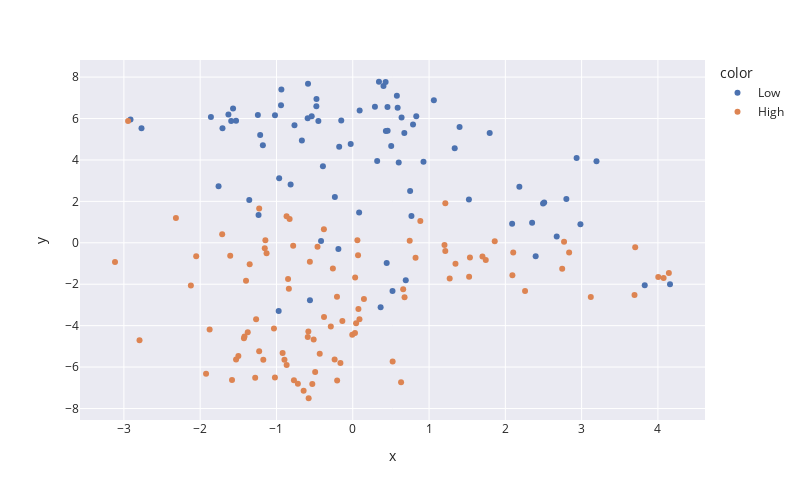

Source (notebook cell):
### Markdown cell above
ลอง Plot ข้อมูลเพื่อตรวจสอบ Cluster

### Code cell
# Plot with plotly
# {0: Economic, 1: Environment; 2: Health, 3: Human, 4: Politic, 5: All}
i = 5
fig = px.scatter(x = X[i], y = Y[i], color = dataFrame[i].iloc[:,-1],  hover_name=country, 
                template = 'seaborn', width = 800, height = 500
                )

fig.show()

### Figure 1 — Plotly figure (JSON) as saved in the notebook; plotly's stock layout.template omitted (floating-point values rounded to 4 significant figures)
{"data": [{"hovertemplate": "<b>%{hovertext}</b><br><br>color=Low<br>x=%{x}<br>y=%{y}<extra></extra>", "hovertext": ["Afghanistan", "Angola", "Azerbaijan", "Bahrain", "Bangladesh", "Barbados", "Belize", "Benin", "Botswana", "Bulgaria", "Burkina Faso", "Burundi", "Cambodia", "Cameroon", "Central African Republic", "Chad", "Comoros", "Congo (Dem. Rep.)", "Congo (Rep.)", "Cote d'Ivoire", "Djibouti", "Dominican Republic", "Egypt", "Equatorial Guinea", "Eritrea", "Eswatini", "Ethiopia", "Gabon", "Gambia, The", "Ghana", "Guatemala", "Guinea", "Guinea-Bissau", "Haiti", "Iran", "Iraq", "Kenya", "Korea (Dem. People’s Rep.)", "Laos", "Lebanon", "Lesotho", "Liberia", "Libya", "Madagascar", "Malawi", "Mali", "Mauritania", "Mauritius", "Moldova", "Mongolia", "Mozambique", "Myanmar", "Nepal", "Niger", "Nigeria", "North Macedonia", "Pakistan", "Papua New Guinea", "Philippines", "Qatar", "Rwanda", "Senegal", "Sierra Leone", "Solomon Islands", "Somalia", "South Africa", "South Sudan", "Sudan", "Syria", "Tajikistan", "Tanzania", "Timor-Leste", "Togo", "Turkmenistan", "Uganda", "Venezuela", "Yemen", "Zambia", "Zimbabwe"], "legendgroup": "Low", "marker": {"color": "rgb(76,114,176)", "symbol": "circle"}, "mode": "markers", "name": "Low", "orientation": "v", "showlegend": true, "type": "scatter", "x": [-0.1778, -0.7639, 2.398, 3.827, 1.522, -0.9712, -0.4157, 0.8326, 2.934, 0.3654, 0.5884, -0.9405, -0.8146, -0.5382, -0.5864, 0.4028, 0.6761, -0.4757, -1.214, 0.6399, 1.795, -0.1882, 2.089, -0.6668, 0.4339, -2.769, -1.244, -1.178, 0.7899, 0.6025, -1.235, -0.4772, 0.4549, 0.4571, 2.984, 2.494, -1.593, 2.184, -0.9648, 2.673, -2.913, 0.2906, 2.8, -0.4509, -1.63, 0.09037, 1.4, -0.5611, 0.6947, 0.4447, -1.569, -0.3912, -1.759, 1.063, 0.5782, 0.521, 0.32, 0.504, 0.7693, 4.158, -1.708, 0.9271, -0.9359, 0.08345, 0.4308, 3.195, 0.3435, -0.02683, 2.51, -1.357, -0.5911, 0.7521, -0.1508, 2.351, -1.53, -0.2347, 1.336, -1.859, -1.019], "xaxis": "x", "y": [4.642, 5.68, -0.6553, -2.05, 2.092, -3.294, 0.09126, 6.104, 4.096, -3.117, 6.52, 6.642, 2.816, 6.11, 7.677, 7.576, 5.295, 6.942, 5.202, 6.048, 5.304, -0.2947, 0.9213, 4.937, 5.393, 5.535, 6.166, 4.704, 5.709, 3.872, 1.336, 6.588, 6.555, 5.406, 0.898, 1.901, 5.881, 2.709, 3.117, 0.3043, 5.953, 6.567, 2.111, 5.877, 6.188, 6.388, 5.596, -2.777, -1.808, -0.9745, 6.479, 3.693, 2.728, 6.882, 7.093, -2.333, 3.949, 4.674, 1.291, -2.004, 5.526, 3.917, 7.398, 1.468, 7.761, 3.943, 7.775, 4.769, 1.949, 2.07, 6.017, 2.5, 5.9, 0.9629, 5.891, 2.205, 4.563, 6.07, 6.158], "yaxis": "y"}, {"hovertemplate": "<b>%{hovertext}</b><br><br>color=High<br>x=%{x}<br>y=%{y}<extra></extra>", "hovertext": ["Albania", "Algeria", "Argentina", "Armenia", "Australia", "Austria", "Bahamas", "Belarus", "Belgium", "Bhutan", "Bolivia", "Bosnia and Herzegovina", "Brazil", "Brunei Darussalam", "Cabo Verde", "Canada", "Chile", "China", "Colombia", "Costa Rica", "Croatia", "Cuba", "Cyprus", "Czech Republic", "Denmark", "Ecuador", "El Salvador", "Estonia", "Fiji", "Finland", "France", "Georgia", "Germany", "Greece", "Guyana", "Honduras", "Hungary", "Iceland", "India", "Indonesia", "Ireland", "Israel", "Italy", "Jamaica", "Japan", "Jordan", "Kazakhstan", "Korea (Rep.)", "Kosovo", "Kuwait", "Kyrgyzstan", "Latvia", "Lithuania", "Luxembourg", "Malaysia", "Maldives", "Malta", "Mexico", "Montenegro", "Morocco", "Namibia", "Netherlands", "New Zealand", "Nicaragua", "Norway", "Oman", "Panama", "Paraguay", "Peru", "Poland", "Portugal", "Romania", "Russia", "Saudi Arabia", "Serbia", "Singapore", "Slovakia", "Slovenia", "Spain", "Sri Lanka", "Suriname", "Sweden", "Switzerland", "Taiwan", "Thailand", "Trinidad and Tobago", "Tunisia", "Turkiye", "Ukraine", "United Arab Emirates", "United Kingdom", "United States", "Uruguay", "Uzbekistan", "Vietnam"], "legendgroup": "High", "marker": {"color": "rgb(221,132,82)", "symbol": "circle"}, "mode": "markers", "name": "High", "orientation": "v", "showlegend": true, "type": "scatter", "x": [-1.399, 2.77, -0.848, 1.525, -0.4929, -0.8666, -0.8378, 2.093, -1.53, -2.318, -0.3784, 0.6609, -2.052, 3.12, -0.5622, -0.2047, -1.267, 3.702, -1.606, -2.122, 0.04381, -3.117, -1.033, -0.5902, -1.02, -1.153, -1.145, -0.1619, -0.462, -0.7713, -0.9196, -0.2069, -1.173, -0.3768, 0.06087, -0.8279, 0.0879, -0.5781, 1.213, 0.8859, -1.583, -1.876, -0.5822, -0.2607, -1.227, 2.836, 1.7, -1.426, 0.8231, 4.075, -1.227, 0.02923, -0.006712, -1.923, 1.346, 2.258, -1.377, 0.0692, 0.1464, 2.103, -2.945, -1.499, -0.5303, -0.8675, -0.6439, 4.005, -1.351, -1.712, -1.13, -0.1362, -0.2377, 0.07407, 2.745, 4.144, 0.6789, -2.795, -0.2876, -0.5124, -0.4331, 0.7466, -0.7811, -0.7194, -1.279, -1.419, 1.213, 0.0314, 1.536, 1.744, 1.271, 3.693, -0.8953, 0.6335, 0.5229, 1.861, 1.202], "xaxis": "x", "y": [-1.837, 0.05112, -1.748, -1.636, -6.233, -5.904, -2.224, -1.567, -5.636, 1.196, 0.6505, -2.243, -0.6455, -2.614, -0.9175, -6.65, -3.697, -0.215, -0.6243, -2.065, -3.886, -0.9225, -4.14, -4.547, -6.507, -0.2597, 0.1193, -5.803, -0.1878, -6.635, -5.318, -2.606, -5.642, -3.588, 0.1238, 1.148, -3.693, -7.505, 1.906, 1.057, -6.628, -4.19, -4.287, -1.239, -5.234, -0.4682, -0.6583, -4.608, -0.7184, -1.696, 1.656, -4.358, -4.441, -6.326, -1.006, -2.33, -4.313, -0.5966, -2.708, -0.4715, 5.88, -5.469, -6.822, 1.279, -7.149, -1.652, -1.039, 0.4164, -0.504, -3.779, -5.633, -3.193, -1.258, -1.457, -2.634, -4.7, -4.046, -4.666, -5.353, 0.1008, -0.137, -6.809, -6.518, -4.52, -0.3995, -1.674, -0.7158, -0.8334, -1.724, -2.525, -5.648, -6.735, -5.735, 0.07462, -0.11], "yaxis": "y"}], "layout": {"height": 500, "legend": {"title": {"text": "color"}, "tracegroupgap": 0}, "margin": {"t": 60}, "width": 800, "xaxis": {"anchor": "y", "domain": [0, 1], "title": {"text": "x"}}, "yaxis": {"anchor": "x", "domain": [0, 1], "title": {"text": "y"}}}}
